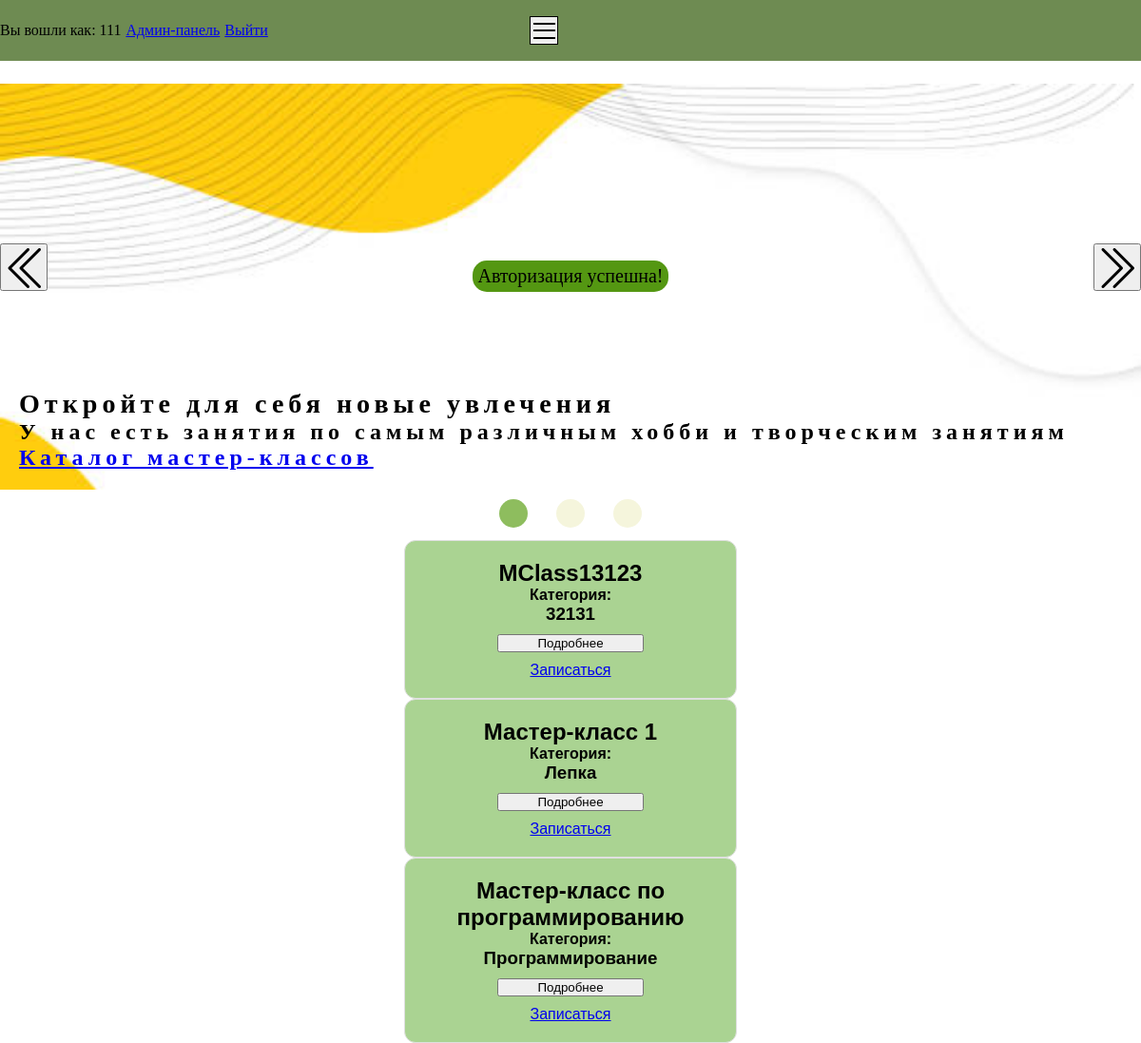
Screenshot of /mainPage.php (signed in) with the database file from the repository.
### tables this page shows
CREATE TABLE `masterclasses` (
  `id` int(11) NOT NULL,
  `title` varchar(255) NOT NULL,
  `description` text NOT NULL,
  `category_id` int(11) NOT NULL,
  `created_at` timestamp NOT NULL DEFAULT current_timestamp()
);

CREATE TABLE `categories` (
  `id` int(11) NOT NULL,
  `categorytitle` varchar(255) NOT NULL,
  `created_at` timestamp NOT NULL DEFAULT current_timestamp()
);

### mainPage.php (the view, shortened to what this page needs)
<?php session_start();
 require_once 'database/dbconnect.php';
$mClassesSql = "SELECT
    m.id,
    m.title,
    m.description,
    c.categorytitle,
    GROUP_CONCAT(d.date SEPARATOR '|') AS all_dates
FROM masterclasses m
JOIN categories c ON m.category_id = c.id
LEFT JOIN dates d ON m.id = d.masterclass_id
GROUP BY m.id
";
$mClassesStmt = $conn->query($mClassesSql);
$mClasses = $mClassesStmt->fetchAll(PDO::FETCH_ASSOC);
?>
<!DOCTYPE html>
<html lang="en">
<head>
    <link rel="stylesheet" href="css/themes.css">
    <link rel="stylesheet" href="css/mainPage.css">
    <link rel="stylesheet" href="css/burgerMenu.css">
    <link rel="stylesheet" href="css/catalog.css">
</head>
<body>
<?php if(isset($_SESSION['message']))
      {?>
        <p class='sessionMsg'> <?= $_SESSION['message'];?> </p>
    <?php unset($_SESSION['message']); } ?>
    <header>
        <p>Вы вошли как: <?=$_SESSION['user']['userLogin']?></p>
        <div class="headerInfo">
            <?php if ($_SESSION['user']['userRole'] == 'admin'): ?>
                <a href="adminPanel.php">Админ-панель</a>
            <?php endif; ?>
            <a href="php/logOut.php">Выйти</a>
        </div>
    </header>
    <main>
        <section class="sliderSection">
            <div class="sliderWrap">
                <div class="slider" id="slider-content">
                    <div class="banner banner1 active">
                        <div class="banner-txt">
                            <h3>Откройте для себя новые увлечения</h3>
                            <p>У нас есть занятия по самым различным хобби и творческим занятиям</p>
                            <a href="catalog.php">Каталог мастер-классов</a>
                        </div>
                    </div>
                </div>
                <button id="prevBtn"><img src="media/strelka-vlevo.png" alt=""></button>
                <button id="nextBtn"><img src="media/strelka-vpravo.png" alt=""></button>
                <div id="indicators">
                        <div class="circle circleActive"></div>
                        <div class="circle"></div>
                        <div class="circle"></div>
                    </div>
            </div>
        </section>
        <div id="mClasses">
            <?php foreach ($mClasses as $mClass): ?>
                <div class="mClassCard">
                    <div class="cardMain">
                        <h2 class="mClassTitle"><?= $mClass['title'] ?></h2>
                        <h4>Категория:</h4>
                        <h3 class="category"><?= $mClass['categorytitle'] ?></h3>
                    </div>
                    <div class="btns">
                        <button class="cardBtn">Подробнее</button>
                        <a href="requestPage.php?id=<?= $mClass['id'] ?>" class="requestBtn">Записаться</a>
                    </div>
                </div>
            <?php endforeach; ?>
        </div>
    </main>
</body>
</html>

### css/themes.css (style rules this page uses)
:root { --bg-primary: rgb(132, 179, 161); --bg-secondary: #4fa16f; --header-primary: rgb(110, 139, 82); --text-primary: #333333; --text-secondary: #666666; --border-color: #e0e0e0; --accent-color: #7fbd5ba9; --accent-hover: #862c2c; --input-bg: #ffffff; --message-bg: #f8d7da; --message-text: #721c24; --message-border: #f5c6cb; scroll-behavior: smooth; }

### css/mainPage.css (style rules this page uses)
* { margin:0; padding:0; box-sizing: border-box; }
body { display: flex; flex-direction: column; align-items: center; }
header { width: 100vw; height: 8vh; display: flex; justify-content: flex-start; align-items: center; text-align: center; background-color: var(--header-primary); gap: 5px; }
.headerInfo { display: flex; width: 35%; gap: 5px; }
main { display: flex; flex-direction: column; align-items: center; }
.sliderWrap { width: 100vw; height: 60vh; margin-top: 2%; display: flex; flex-direction: column; gap: 10px; position: relative; justify-content: center; overflow: hidden; }
.slider { display: flex; height: 60vh; background-color: #8c8f63; transition: all 0.5s ease-in-out; }
.banner1 { background: url(../media/image1.png); background-size: cover; }
.banner { flex-shrink: 0; padding: 20px; display: flex; align-items: flex-end; width: 100vw; height: 100%; }
.banner-txt { color: #000000; font-family: handjet; font-weight: bolder; font-size: x-large; letter-spacing: 5px; }
#prevBtn, #nextBtn { position: absolute; width: 50px; height: 50px; top: 35%; cursor: pointer; }
#nextBtn { right: 0; }
#indicators { display: flex; flex-direction: row; width: 100%; height: 10%; justify-content: center; gap: 30px; }
.circle { width: 30px; height: 30px; border-radius: 50%; background-color: beige; cursor: pointer; }
.circleActive { background-color: #8ebd5e; }
.sessionMsg { position: fixed; display: flex; justify-self: center; width: fit-content; text-align: center; font-size: 20px; height: fit-content; background-color: #549712; border-radius: 15px; padding: 5px; color:#000000; z-index: 999; top: 25%; }

### css/catalog.css (style rules this page uses)
* { margin:0; padding:0; box-sizing: border-box; scroll-behavior: smooth; }
.mClassCard { display: grid; width: 350px; border: 1px solid #e0e0e0; border-radius: 12px; padding: 20px; background: var(--accent-color); font-family: sans-serif; overflow: hidden; gap: 5px; text-align: center; }
.btns { display: flex; flex-direction: column; gap: 10px; width: 100%; }
.btns > button { width: 50%; align-self: center; }

### rows the page displays
masterclasses: title "MClass13123", category.categorytitle "32131"
masterclasses: title "Мастер-класс 1", category.categorytitle "Лепка"
masterclasses: title "Мастер-класс по программированию", category.categorytitle "Программирование"

### other values shown
$_SESSION['message'] "Авторизация успешна!"
$_SESSION['user']['userLogin'] "111"
